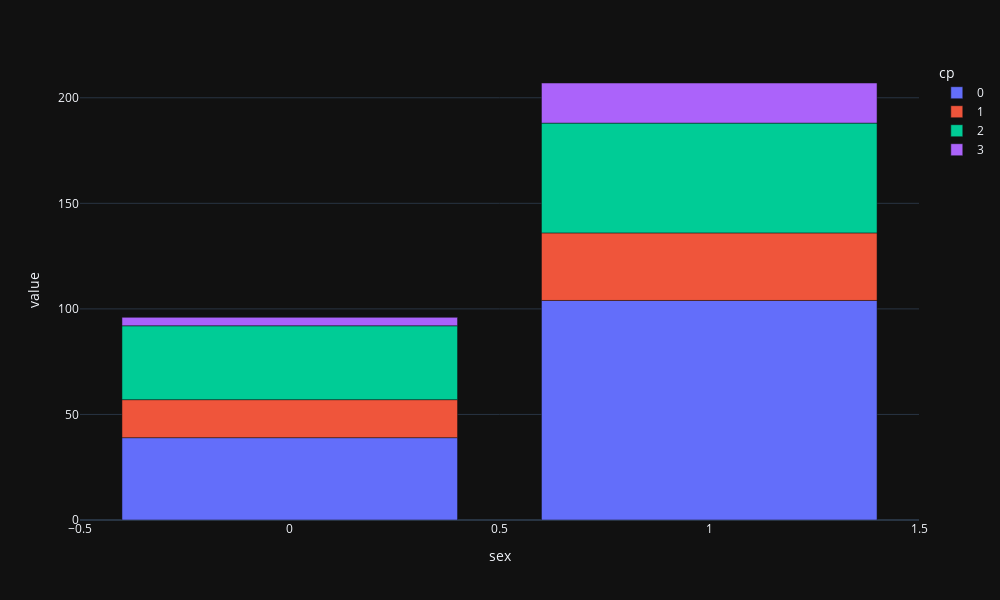

Write notebook code for a chart like this one.
### Code cell
pe.bar(cross ,template="plotly_dark" ,width=1000, height=600)

### Figure 1 — Plotly figure (JSON) as saved in the notebook; plotly's stock layout.template omitted (floating-point values rounded to 4 significant figures)
{"data": [{"alignmentgroup": "True", "hovertemplate": "cp=0<br>sex=%{x}<br>value=%{y}<extra></extra>", "legendgroup": "0", "marker": {"color": "#636efa", "pattern": {"shape": ""}}, "name": "0", "offsetgroup": "0", "orientation": "v", "showlegend": true, "textposition": "auto", "type": "bar", "x": [0, 1], "xaxis": "x", "y": [39, 104], "yaxis": "y"}, {"alignmentgroup": "True", "hovertemplate": "cp=1<br>sex=%{x}<br>value=%{y}<extra></extra>", "legendgroup": "1", "marker": {"color": "#EF553B", "pattern": {"shape": ""}}, "name": "1", "offsetgroup": "1", "orientation": "v", "showlegend": true, "textposition": "auto", "type": "bar", "x": [0, 1], "xaxis": "x", "y": [18, 32], "yaxis": "y"}, {"alignmentgroup": "True", "hovertemplate": "cp=2<br>sex=%{x}<br>value=%{y}<extra></extra>", "legendgroup": "2", "marker": {"color": "#00cc96", "pattern": {"shape": ""}}, "name": "2", "offsetgroup": "2", "orientation": "v", "showlegend": true, "textposition": "auto", "type": "bar", "x": [0, 1], "xaxis": "x", "y": [35, 52], "yaxis": "y"}, {"alignmentgroup": "True", "hovertemplate": "cp=3<br>sex=%{x}<br>value=%{y}<extra></extra>", "legendgroup": "3", "marker": {"color": "#ab63fa", "pattern": {"shape": ""}}, "name": "3", "offsetgroup": "3", "orientation": "v", "showlegend": true, "textposition": "auto", "type": "bar", "x": [0, 1], "xaxis": "x", "y": [4, 19], "yaxis": "y"}], "layout": {"barmode": "relative", "height": 600, "legend": {"title": {"text": "cp"}, "tracegroupgap": 0}, "margin": {"t": 60}, "width": 1000, "xaxis": {"anchor": "y", "domain": [0, 1], "title": {"text": "sex"}}, "yaxis": {"anchor": "x", "domain": [0, 1], "title": {"text": "value"}}}}
